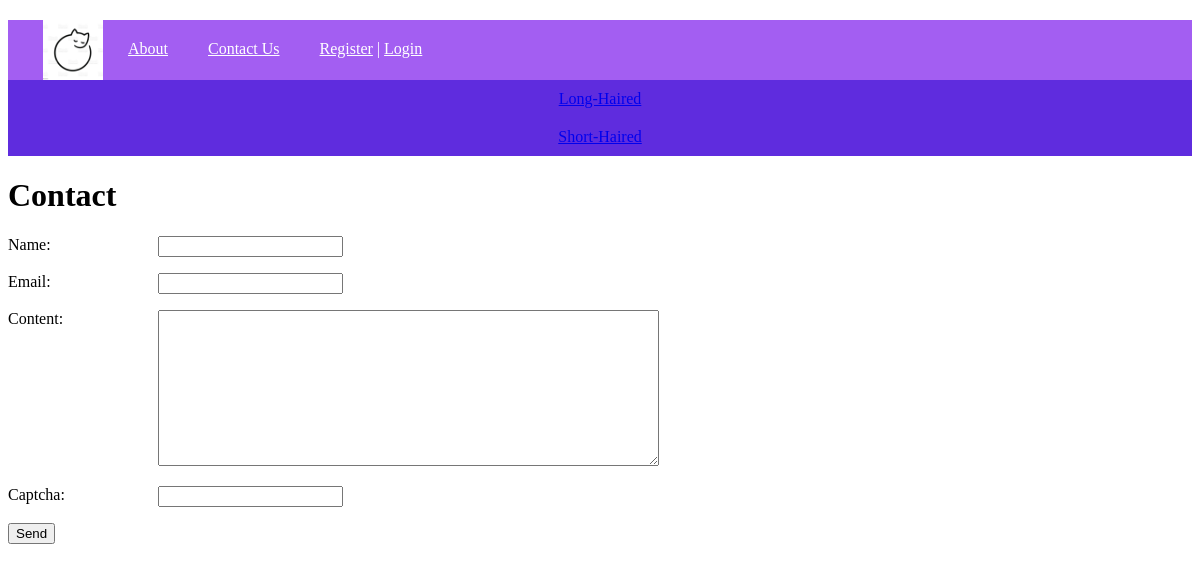
Page /contact/ on the committed database.
### cats/models.py (models this page shows, shortened)
class Menu(models.Model):
    title = models.CharField(max_length=100, db_index=True, verbose_name='Menu')
    url_name = models.CharField(max_length=100, db_index=True, verbose_name='url_name')
    class Meta:
        verbose_name = 'Menu'
        verbose_name_plural = 'Menu'
        ordering = ['id']

class Category(models.Model):
    name = models.CharField(max_length=100, db_index=True, verbose_name='Category')
    slug = models.SlugField(max_length=255, unique=True, db_index=True, verbose_name='URL')
    def get_absolute_url(self):
        return reverse('category', kwargs={'cat_slug': self.slug})
    class Meta:
        verbose_name = 'Category'
        verbose_name_plural = 'Categories'
        ordering = ['id']

### cats/views.py (the view, shortened to what this page needs)
# urls.py: path('contact/', ContactFormView.as_view(), name='contact'),
class ContactFormView(DataMixin, FormView):
    form_class = ContactForm
    template_name = 'cats/contact.html'
    success_url = reverse_lazy('home')
    def get_context_data(self, *, object_list=None, **kwargs):
        context = super().get_context_data(**kwargs)
        c_def = self.get_user_context(title='Contact')
        return dict(list(context.items()) + list(c_def.items()))

### cats/forms.py
class ContactForm(forms.Form):
    name = forms.CharField(label='Name', max_length=255)
    email = forms.EmailField(label='Email')
    content = forms.CharField(widget=forms.Textarea(attrs={'cols': 60, 'rows': 10}))
    captcha = CaptchaField()

### cats/utils.py (called while the page is built)
    def get_user_context(self, **kwargs):
        context = kwargs
        cats = cache.get('cats')
        if not cats:
            cats = Category.objects.all()
            cache.set('cats', cats, 60)
        menu = list(Menu.objects.all())
        user_menu = menu.copy()
        if not self.request.user.is_authenticated:
            user_menu.pop(1)
        context['menu'] = user_menu
        context['cats'] = cats
        if 'cat_selected' not in context:
            context['cat_selected'] = 0
        return context

### cats/templates/cats/contact.html (shortened to what this page needs)
{% extends 'cats/base.html' %}
{% block content %}
<h1>{{ title }}</h1>
<form method="post">
{% for f in form %}
    <p> <label class="form-label" for="{{ f.id_for_label }}">{{ f.label }}: </label>{{ f }} </p>
{% endfor %}
    <button type="submit"> Send </button>
</form>
{% endblock %}

### cats/templates/cats/base.html (shortened to what this page needs)
{% load static %}
<!DOCTYPE html>
<html lang="en">
<head>
    <link type="text/css" href="{% static 'cats/css/styles.css' %}" rel="stylesheet" />
</head>
<body>
{% block mainmenu %}
<div class="header">
    <div id="mainmenu" class="mainmenu">
                <a href="{% url 'home' %}"><div class="logo"></div></a>
{% for m in menu %}
       <div class="menu-items">
            <a href="{% url m.url_name %}">{{m.title}}</a>
       </div>
{% endfor %}
        {% if request.user.is_authenticated %}
        <div class="menu-items">
            <a href="#"> {{ user.username }} </a> | <a href="{% url 'logout' %}">Logout</a>
        </div>
        {% else %}
        <div class="menu-items">
          <a href="{% url 'register' %}">Register</a> | <a href="{% url 'login' %}">Login</a>
        </div>
        {% endif %}
    </div>
</div>
    {% endblock mainmenu %}
<div>
    {% for c in cats %}
        {% if c.pk == cat_selected %}
            <div class="box selected">{{c.name}}</div>
        {% else %}
    <div class="box">
            <a href="{{c.get_absolute_url }}">{{c.name}}</a>
        </div>
        {% endif %}
    {% endfor %}
</div>
    {% block content %}
    {% endblock %}
</body>
</html>

### cats/static/cats/css/styles.css (style rules this page uses)
html, body { font-family: 'Georgia'; height: 100%; }
.header { background: #a35ef2; height: 60px; }
.logo { background: url('../images/logocat.jpg') no-repeat 15px; background-size: contain; width: 70px; height: 60px; padding-right: 10px; }
.mainmenu { display: flex; color: white; margin: 20px; }
.menu-items { margin: 20px; }
.menu-items a { color: white; }
.box { background: #5f2cde; display: grid; padding: 10px; justify-content: center; color: pink; }
.form-label { display: inline-block; min-width: 150px; vertical-align: top; }

### rows in the picture
Menu: title "About"
Menu: title "Contact Us", url_name "Contact"
Category: name "Long-Haired"
Category: name "Short-Haired"

### other values in the picture
{{ f.label }} "Name" "Email" "Content" "Captcha"
